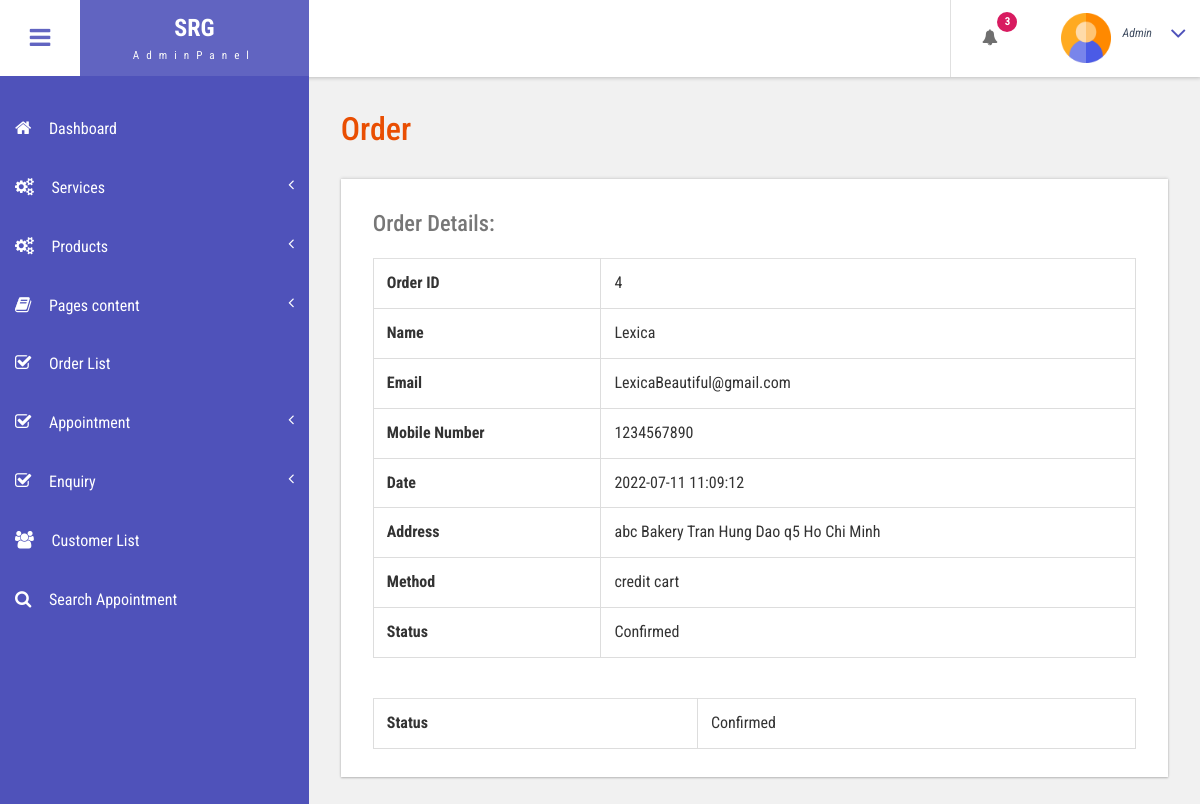
/bpms1/admin/view-order.php?viewid=4 (signed in), run on the app's committed database.
### tables this page shows
CREATE TABLE IF NOT EXISTS `tblorder` (
  `ID` int(255) NOT NULL AUTO_INCREMENT,
  `Name` varchar(100) NOT NULL,
  `Phone` varchar(12) NOT NULL,
  `Email` varchar(255) NOT NULL,
  `Method` varchar(50) NOT NULL,
  `HomeNo` varchar(50) NOT NULL,
  `Street` varchar(100) NOT NULL,
  `Ward` varchar(100) NOT NULL,
  `City` varchar(100) NOT NULL,
  `Total_prod` varchar(255) NOT NULL,
  `Total_cost` varchar(255) NOT NULL,
  `Date` timestamp NOT NULL DEFAULT CURRENT_TIMESTAMP,
  `Status` varchar(255) DEFAULT NULL,
  PRIMARY KEY (`ID`)
);

### bpms1/admin/view-order.php (the view, shortened to what this page needs)
<?php
include('includes/dbconnection.php');
    if (strlen($_SESSION['bpmsuid']==0)) {
  header('location:logout.php');
  } else{
  ?>
<!DOCTYPE HTML>
<html>
<head>
<link href="css/bootstrap.css" rel='stylesheet' type='text/css' />
<link href="css/style.css" rel='stylesheet' type='text/css' />
<link href="css/font-awesome.css" rel="stylesheet">
<link href="css/animate.css" rel="stylesheet" type="text/css" media="all">
<link href="css/custom.css" rel="stylesheet">
</head>
<body class="cbp-spmenu-push">
	<div class="main-content">
		 <?php include_once('includes/sidebar.php');?>
		 <?php include_once('includes/header.php');?>
		<div id="page-wrapper">
			<div class="main-page">
				<div class="tables">
					<h3 class="title1">Order</h3>
					<div class="table-responsive bs-example widget-shadow">
						<h4>Order Details:</h4>
						<?php
                            $cid=$_GET['viewid'];
                            $ret=mysqli_query($con,"SELECT * FROM tblorder WHERE ID = $cid");
                            while ($row=mysqli_fetch_array($ret)) {
                            ?>
                            <table class="table table-bordered">
                            <tr>
                                <th>Order ID</th>
                                <td><?php  echo $row['ID'];?></td>
                            </tr>
                            <tr>
                                <th>Name</th>
                                <td><?php  echo $row['Name'];?> </td>
                            </tr>
                            <tr>
                                <th>Email</th>
                                <td><?php  echo $row['Email'];?></td>
                            </tr>
                            <tr>
                                <th>Mobile Number</th>
                                <td><?php  echo $row['Phone'];?></td>
                            </tr>
                            <tr>
                            <th>Date</th>
                            <td><?php  echo $row['Date'];?></td>
                            </tr>
                            <tr>
                                <th>Address</th>
                                <td><?= $row['HomeNo'];?> <?= $row['Street'];?> <?= "q" . $row['Ward'];?> <?= $row['City'];?></td>
                            </tr>
                            <tr>
                                <th>Method</th>
                                <td><?php  echo $row['Method'];?></td>
                            </tr>
                            <tr>
                                <th>Status</th>
                                <td> <?php
                                if($row['Status']=="Confirmed")
                                {
                                    echo "Confirmed";
                                }
                                ;?></td>
                            </tr>
                            </table>
                            <?php if($row['Status']==""){ ?>
                                <form name="submit" method="post" enctype="multipart/form-data">
                                    <tr>
                                        <th>Status :</th>
                                        <td>
                                            <select name="status" class="form-control wd-450" required="true" >
                                                <option value="Confirmed" ="true">Confirmed</option>
                                            </select>
                                        </td>
                                    </tr>
                                    <tr align="center">
                                        <td colspan="2"><button type="submit" name="submit" class="btn btn-primary">Submit</button></td>
                                    </tr>
                                </form>
                            <?php } else { ?>
                            <table class="table table-bordered">
                            <tr>
                                <th>Status</th>
                                <td><?php echo $row['Status']; ?></td>
                            </tr>
						</table>
						<?php } ?>
						<?php } ?>
					</div>
				</div>
			</div>
		</div>
	</div>
</body>
</html>
<?php }  ?>

### bpms1/admin/css/style.css (style rules this page uses)
h4, h5, h6, h1, h2, h3 { margin: 0; }
html, body { font-family: 'Roboto Condensed', sans-serif; font-size: 100%; overflow-x: hidden; background: #fff; }
h1,h2,h3,h4,h5,h6 { margin:0; }
.main-content { position: relative; }
.cbp-spmenu-push { overflow-x: hidden; position: relative; }
.cbp-spmenu, .cbp-spmenu-push { -webkit-transition: all 0.3s ease; -moz-transition: all 0.3s ease; transition: all 0.3s ease; }
.cbp-spmenu-push div#page-wrapper { margin: 0 0 0 19.3em; transition:.5s all; -webkit-transition:.5s all; -moz-transition:.5s all; }
.widget-shadow { background-color: #fff; box-shadow: 0 -1px 3px rgba(0,0,0,.12),0 1px 2px rgba(0,0,0,.24); -webkit-box-shadow: 0 -1px 3px rgba(0,0,0,.12),0 1px 2px rgba(0,0,0,.24); -moz-box-shadow: 0 -1px 3px rgba(0,0,0,.12),0 1px 2px rgba(0,0,0,.24); }
h3.title1 { font-size: 2em; color: #e94e02; margin-bottom: 0.8em; }
.table > thead > tr > th, .table > tbody > tr > th, .table > tfoot > tr > th, .table > thead > tr > td, .table > tbody > tr > td, .table > tfoot > tr > td { border-top: none; }
.tables h4 { font-size: 1.4em; margin-bottom: 1em; color: #777777; }
.tables .panel-body ,.tables .bs-example { padding: 2em 2em 0.5em; }
.tables .table > thead > tr > th, .tables .table > tbody > tr > th, .tables .table > tfoot > tr > th, .tables .table > thead > tr > td, .tables .table > tbody > tr > td, .tables .table > tfoot > tr > td { padding: 13px; border-top: 1px solid #E0E0E0; }
.bs-example { margin-top: 2em; }

### bpms1/admin/css/custom.css (style rules this page uses)
#page-wrapper { padding:7em 2em 2.5em; background-color: #F1F1F1; }

### data on the page
tblorder: ID "4", Name "Lexica", Email "LexicaBeautiful@gmail.com", Phone "1234567890", Date "2022-07-11 11:09:12", HomeNo "abc Bakery", Street "Tran Hung Dao", Ward "5", City "Ho Chi Minh", Method "credit cart", shows "Confirmed", Status "Confirmed"

### other printed values
$num "3"
